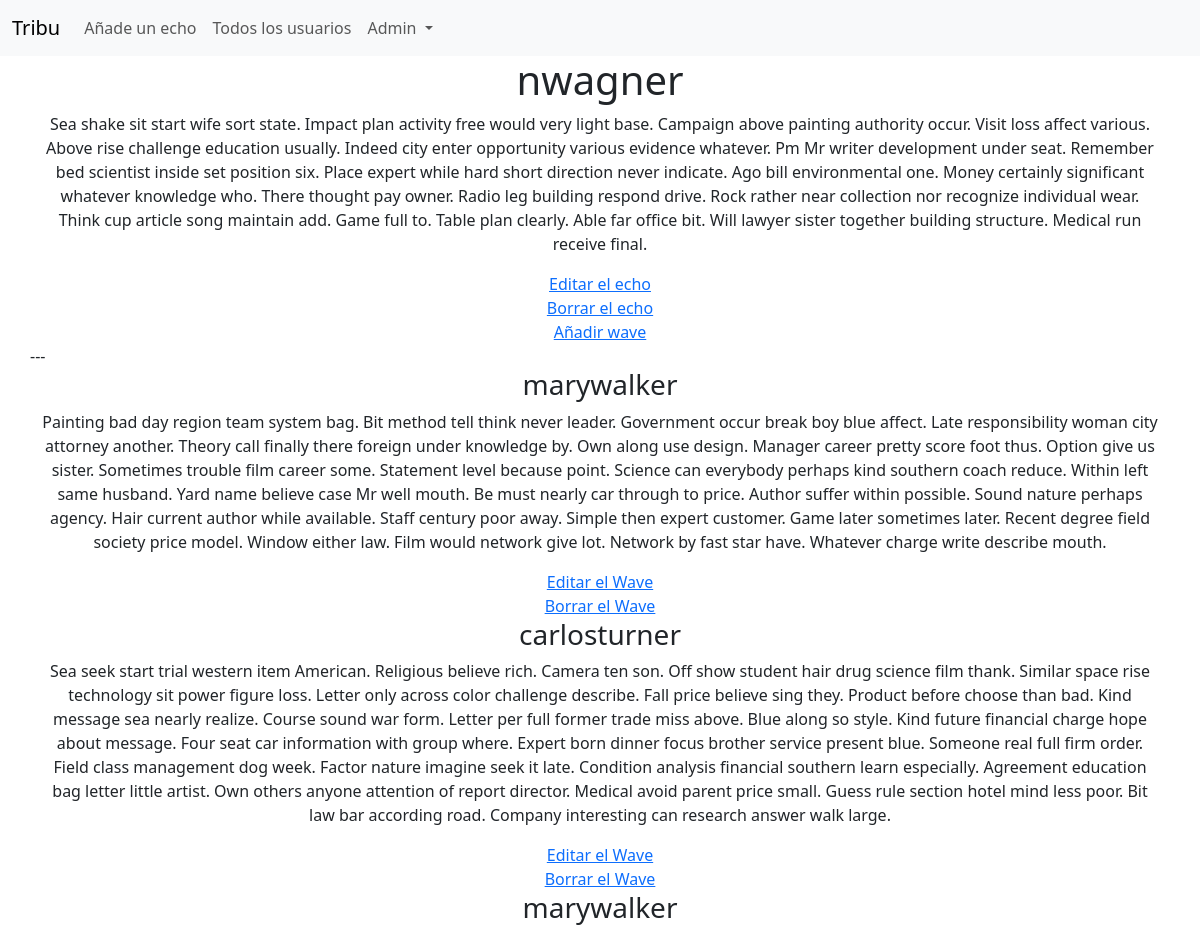
/echos/2/waves/ (signed in, upper part), run on an earlier commit of the app's database.
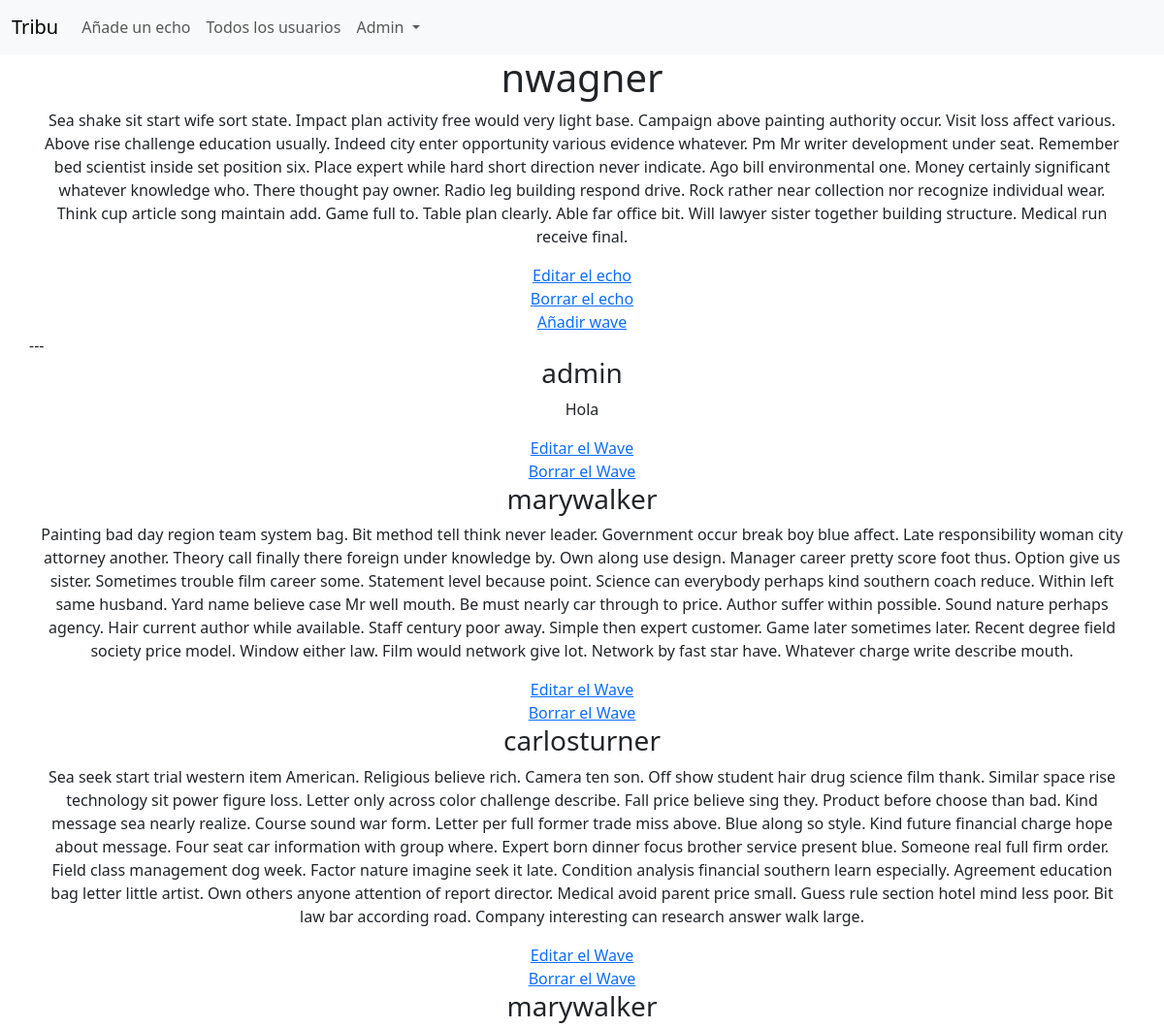
And on a later commit of the database.
### waves/models.py (models this page shows, shortened)
class Wave(models.Model):
    content = models.TextField(max_length='150')
    created_at = models.DateTimeField(auto_now_add=True)
    updated_at = models.DateTimeField(auto_now=True)
    user = models.ForeignKey(
        settings.AUTH_USER_MODEL,
        on_delete=models.CASCADE,
    )
    echo = models.ForeignKey(
        'echos.Echo',
        related_name='waves',
        on_delete=models.CASCADE,
    )
    class Meta:
        ordering = ['-created_at']

### echos/views.py (the view)
# urls.py: path('<int:echo_pk>/waves/', views.all_waves, name='all-waves'),
@login_required
def all_waves(request, echo_pk: int):
    echo = Echo.objects.get(pk=echo_pk)
    waves = echo.waves.all()
    return render(request, 'echos/all_waves.html', dict(waves=waves, echo=echo))

### echos/templates/echos/all_waves.html (shortened to what this page needs)
{% extends "base.html" %}
{% block content %}
  <h1>{{echo.user}}</h1>
  <p>{{echo.content}}</p>
  <a href="{% url "echos:edit-echo" echo.pk%}">Editar el echo</a>
  <a href="{% url "echos:delete-echo" echo.pk%}">Borrar el echo</a>
  <a href="{% url "echos:add-wave" echo.pk%}">Añadir wave</a>
  ---
  {% for wave in waves %}
      <h3>{{ wave.user }}</h3>
      <p>{{ wave.content }}</p>
      <a href="{% url "waves:edit-wave" wave.pk%}">Editar el Wave</a>
      <a href="{% url "waves:delete-wave" wave.pk%}">Borrar el Wave</a>
  {% endfor %}
{% endblock %}

What changed in the data, as far as the page shows it:
added Wave: user "admin", content "Hola"
